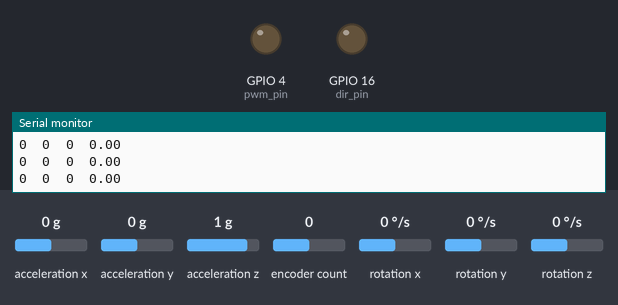
Recording of a program running on a simulated ESP32. On the bench: output pins drawn as LEDs (lit = HIGH), the last lines printed to the serial monitor. Inputs (shaded band) come from the test bench; at power-on: encoder count 0, acceleration x 0 g, acceleration y 0 g, acceleration z 1 g, rotation x 0 °/s, rotation y 0 °/s, rotation z 0 °/s.

Above: at 4.7 s.
4.8 s: encoder count set to 1
At 5.0 s:
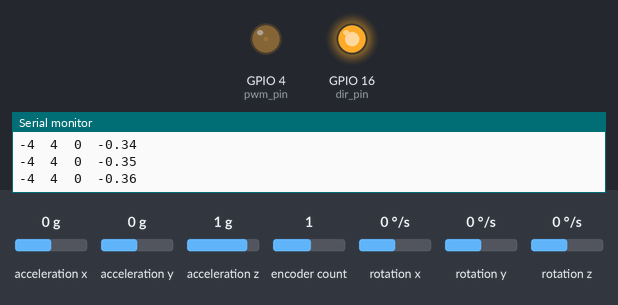
At 7.9 s:
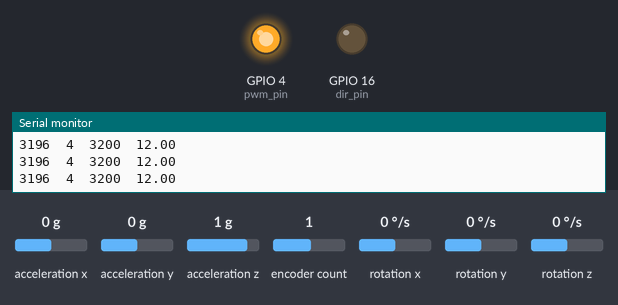
10.8 s: encoder count set to 0
At 11.7 s:
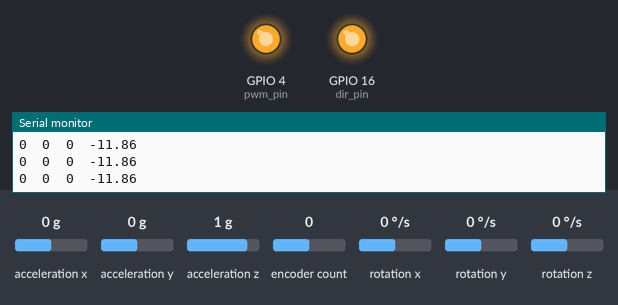
13.8 s: encoder count set to -1
16.8 s: encoder count set to 3
Timing chart, 0 to 20.1 s (numbered marks = the images above; inputs shaded):
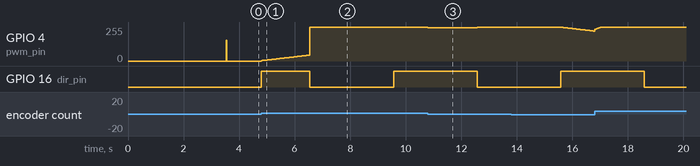

The program:

main.cpp
```cpp
#include <Arduino.h>
#include "timer0.h"
#include "imu.h"
#include <math.h>
#include "my_ekf.h"
#include "servo_ctrl.h"
#include <MPU9250_asukiaaa.h>
#include <ESP32Encoder.h>

#ifdef _ESP32_HAL_I2C_H_
#define SDA_PIN 21
#define SCL_PIN 22
#endif
#define T_ISR 0.01         // Timer period
#define PRE_SCALE 80       // Prescaler
#define APB_CLK_F 80e6     // APB (advanced peripheral bus) clock frequency
#define BAUD_RATE 115200
#define PWM_MAX 1024
#define PWM_FREQ 70000
#define LOW_PWM 158
#define HIGH_PWM 181
#define KP 5
#define CNT_ROT 1000
uint8_t isr_flag = 0;
uint16_t isr_cnt = 0;
uint8_t isr_done = 0;
uint8_t acc_cnt = 0;
uint8_t gyr_cnt = 0;
uint8_t mag_cnt = 0;
float gz_offset = 0;
#define CNT_MAX 30/T_ISR
//#define CAL_MAG 1
unsigned long t1 = 0;
uint8_t dir_pin = 16, pwm_pin = 4;
ESP32Encoder encoder;
uint8_t stopped = 0;
// 11.3
void update();
void setup()
{
  Serial.begin(115200);
  setup_imu();
  gz_offset = cal_gyr_offset(ZAXIS);
  //Serial.println(gz_offset);
  uint64_t ticks = setup_timer(PRE_SCALE, T_ISR, APB_CLK_F);
  t1 = micros();
  //pinMode(pwm_pin, OUTPUT);
  pinMode(dir_pin, OUTPUT);
  //pinMode(in2_pin, OUTPUT);
  //ledcSetup(0,PWM_FREQ,8);
  ledcSetup(0,PWM_FREQ,8);
  //ledcAttachPin(in1_pin,0);
  ledcAttachPin(pwm_pin,0);
  //ledcWrite(0,0);
  digitalWrite(dir_pin,0);
  ledcWrite(0,LOW_PWM);
  ESP32Encoder::useInternalWeakPullResistors = puType::up;
  encoder.attachFullQuad(19, 18);
  encoder.clearCount();
}
void loop()
{
  if(isr_flag && !isr_done){
    isr_flag = 0;
    #ifndef CAL_MAG
      update();
    #endif
    #ifdef CAL_MAG
      sample_mag();
      isr_done = 1;
    #endif
  }
}
void update(){
  static int32_t set_cnt = 0;
  static float t = 0;
  //set_cnt = 2*CNT_ROT*sin(2*PI*0.2*t);
  t+=T_ISR;
  static uint8_t down = 0;
  /*
  if(set_cnt >= 2*CNT_ROT){
    down = 1;
  }
  if(set_cnt <= 0){
    down = 0;
  }
  if(down){
    set_cnt-=(2*CNT_ROT)/200;
  }else{
    set_cnt+=(2*CNT_ROT)/200;
  }
  */

  if(t >= 3){
    t = 0;
    set_cnt= (set_cnt == 0) ? 4*800 : 0; //2*CNT_ROT : 0;
  }


  int32_t cnt_n = (int32_t)encoder.getCount();
  static int32_t cnt_p = cnt_n;
  int32_t e = set_cnt-(cnt_n);
  //float u = (float)(e)*2.5;
  //float u = 0.35*e;
  //float u = pictrl(e,0.45*0.35,0.85*0.08,T_ISR);
  float u = pictrl(e,0.45*0.08,0.85*0.15,T_ISR);
  Serial.print(e); Serial.print("\t"); Serial.print(cnt_n); Serial.print("\t"); Serial.print(set_cnt); Serial.print("\t"); Serial.println(u);
  if(u < 0){
    digitalWrite(dir_pin,1);
  }else{
    digitalWrite(dir_pin,0);
  }
  u = abs(u)*255.0/12;
  if(u > 255){
    u = 255;
  }
  ledcWrite(0,(int) (u));


  isr_cnt++;
  /*
  if(isr_cnt >= 300){
    if(set_cnt > 0){
      set_cnt = 0;
    }else{
      set_cnt = CNT_ROT;
    }
    isr_cnt
    */
  //For TF estimation
  /*
  if(isr_cnt >  150 && !stopped){
    ledcWrite(0,HIGH_PWM);
    stopped=1;
  }
  if(!stopped){
    Serial.print(LOW_PWM); Serial.print("\t"); Serial.println(cnt_n-cnt_p);
  }else{
    Serial.print(HIGH_PWM); Serial.print("\t"); Serial.println(cnt_n-cnt_p);
  }
  */
  cnt_p = cnt_n;


  /*
  isr_cnt++;
  mag mg = get_mag();
  gyr gr = get_gyr();
  float dir = kalman(mg.mx, mg.my, mg.mz, gr.gz-gz_offset);
  if(isr_cnt == 5){
    Serial.println(dir*180/PI);
    isr_cnt = 0;
  }
  */
}
```

Measured:
- after the input at 4.8 s, GPIO 16 (dir_pin): LOW → HIGH after 0.00 s instead of 4.8 s
- after the input at 10.8 s, GPIO 4 (pwm_pin): 255/255 → 251/255 at once, → 255/255 1.8 s later
- after the input at 13.8 s, GPIO 4 (pwm_pin): moves from 255/255 to 224/255 over 1.2 s, starting after 1.8 s
